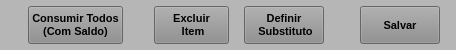
     <widget class="QWidget" name="widget_Cor4" native="true">
      <property name="sizePolicy">
       <sizepolicy hsizetype="Preferred" vsizetype="Preferred">
        <horstretch>0</horstretch>
        <verstretch>0</verstretch>
       </sizepolicy>
      </property>
      <property name="minimumSize">
       <size>
        <width>0</width>
        <height>0</height>
       </size>
      </property>
      <property name="maximumSize">
       <size>
        <width>16777215</width>
        <height>50</height>
       </size>
      </property>
      <property name="font">
       <font>
        <pointsize>8</pointsize>
       </font>
      </property>
      <property name="styleSheet">
       <string notr="true">background-color: rgb(182, 182, 182);</string>
      </property>
      <layout class="QHBoxLayout" name="horizontalLayout_21">
       <property name="spacing">
        <number>1</number>
       </property>
       <property name="leftMargin">
        <number>1</number>
       </property>
       <property name="topMargin">
        <number>1</number>
       </property>
       <property name="rightMargin">
        <number>1</number>
       </property>
       <property name="bottomMargin">
        <number>1</number>
       </property>
       <item>
        <widget class="QWidget" name="widget_24" native="true">
         <property name="font">
          <font>
           <pointsize>8</pointsize>
          </font>
         </property>
         <property name="styleSheet">
          <string notr="true"/>
         </property>
         <layout class="QHBoxLayout" name="horizontalLayout_23">
          <property name="leftMargin">
           <number>15</number>
          </property>
          <property name="topMargin">
           <number>5</number>
          </property>
          <property name="rightMargin">
           <number>15</number>
          </property>
          <property name="bottomMargin">
           <number>5</number>
          </property>
          <item>
           <widget class="QLabel" name="label_39">
            <property name="sizePolicy">
             <sizepolicy hsizetype="Preferred" vsizetype="Preferred">
              <horstretch>0</horstretch>
              <verstretch>0</verstretch>
             </sizepolicy>
            </property>
            <property name="minimumSize">
             <size>
              <width>0</width>
              <height>0</height>
             </size>
            </property>
            <property name="font">
             <font>
              <pointsize>8</pointsize>
             </font>
            </property>
            <property name="text">
             <string/>
            </property>
           </widget>
          </item>
          <item>
           <widget class="QPushButton" name="btn_ConsumoTodos">
            <property name="sizePolicy">
             <sizepolicy hsizetype="Preferred" vsizetype="Preferred">
              <horstretch>0</horstretch>
              <verstretch>0</verstretch>
             </sizepolicy>
            </property>
            <property name="maximumSize">
             <size>
              <width>110</width>
              <height>16777215</height>
             </size>
            </property>
            <property name="font">
             <font>
              <pointsize>8</pointsize>
              <weight>75</weight>
              <bold>true</bold>
             </font>
            </property>
            <property name="cursor">
             <cursorShape>PointingHandCursor</cursorShape>
            </property>
            <property name="layoutDirection">
             <enum>Qt::LeftToRight</enum>
            </property>
            <property name="autoFillBackground">
             <bool>false</bool>
            </property>
            <property name="styleSheet">
             <string notr="true">background-color: rgb(141, 141, 141);</string>
            </property>
            <property name="text">
             <string>Consumir Todos
(Com Saldo)</string>
            </property>
            <property name="checkable">
             <bool>false</bool>
            </property>
            <property name="autoDefault">
             <bool>false</bool>
            </property>
            <property name="default">
             <bool>false</bool>
            </property>
            <property name="flat">
             <bool>false</bool>
            </property>
           </widget>
          </item>
         </layout>
        </widget>
       </item>
       <item>
        <widget class="QWidget" name="widget_25" native="true">
         <property name="font">
          <font>
           <pointsize>8</pointsize>
          </font>
         </property>
         <property name="styleSheet">
          <string notr="true"/>
         </property>
         <layout class="QHBoxLayout" name="horizontalLayout_24">
          <property name="spacing">
           <number>15</number>
          </property>
          <property name="leftMargin">
           <number>15</number>
          </property>
          <property name="topMargin">
           <number>5</number>
          </property>
          <property name="rightMargin">
           <number>15</number>
          </property>
          <property name="bottomMargin">
           <number>5</number>
          </property>
          <item>
           <widget class="QPushButton" name="btn_Excluir_Item">
            <property name="sizePolicy">
             <sizepolicy hsizetype="Preferred" vsizetype="Preferred">
              <horstretch>0</horstretch>
              <verstretch>0</verstretch>
             </sizepolicy>
            </property>
            <property name="maximumSize">
             <size>
              <width>75</width>
              <height>16777215</height>
             </size>
            </property>
            <property name="font">
             <font>
              <pointsize>8</pointsize>
              <weight>75</weight>
              <bold>true</bold>
             </font>
            </property>
            <property name="cursor">
             <cursorShape>PointingHandCursor</cursorShape>
            </property>
            <property name="layoutDirection">
             <enum>Qt::LeftToRight</enum>
            </property>
            <property name="autoFillBackground">
             <bool>false</bool>
            </property>
            <property name="styleSheet">
             <string notr="true">background-color: rgb(141, 141, 141);</string>
            </property>
            <property name="text">
             <string>Excluir 
 Item</string>
            </property>
            <property name="checkable">
             <bool>false</bool>
            </property>
            <property name="autoDefault">
             <bool>false</bool>
            </property>
            <property name="default">
             <bool>false</bool>
            </property>
            <property name="flat">
             <bool>false</bool>
            </property>
           </widget>
          </item>
          <item>
           <widget class="QPushButton" name="btn_Define_Substituto">
            <property name="sizePolicy">
             <sizepolicy hsizetype="Preferred" vsizetype="Preferred">
              <horstretch>0</horstretch>
              <verstretch>0</verstretch>
             </sizepolicy>
            </property>
            <property name="maximumSize">
             <size>
              <width>80</width>
              <height>16777215</height>
             </size>
            </property>
            <property name="font">
             <font>
              <pointsize>8</pointsize>
              <weight>75</weight>
              <bold>true</bold>
             </font>
            </property>
            <property name="cursor">
             <cursorShape>PointingHandCursor</cursorShape>
            </property>
            <property name="layoutDirection">
             <enum>Qt::LeftToRight</enum>
            </property>
            <property name="autoFillBackground">
             <bool>false</bool>
            </property>
            <property name="styleSheet">
             <string notr="true">background-color: rgb(141, 141, 141);</string>
            </property>
            <property name="text">
             <string>Definir 
 Substituto</string>
            </property>
            <property name="checkable">
             <bool>false</bool>
            </property>
            <property name="autoDefault">
             <bool>false</bool>
            </property>
            <property name="default">
             <bool>false</bool>
            </property>
            <property name="flat">
             <bool>false</bool>
            </property>
           </widget>
          </item>
          <item>
           <widget class="QLabel" name="label_40">
            <property name="font">
             <font>
              <pointsize>8</pointsize>
             </font>
            </property>
            <property name="text">
             <string/>
            </property>
           </widget>
          </item>
          <item>
           <widget class="QPushButton" name="btn_Salvar">
            <property name="sizePolicy">
             <sizepolicy hsizetype="Preferred" vsizetype="Preferred">
              <horstretch>0</horstretch>
              <verstretch>0</verstretch>
             </sizepolicy>
            </property>
            <property name="maximumSize">
             <size>
              <width>80</width>
              <height>16777215</height>
             </size>
            </property>
            <property name="font">
             <font>
              <pointsize>8</pointsize>
              <weight>75</weight>
              <bold>true</bold>
             </font>
            </property>
            <property name="cursor">
             <cursorShape>PointingHandCursor</cursorShape>
            </property>
            <property name="styleSheet">
             <string notr="true">background-color: rgb(141, 141, 141);</string>
            </property>
            <property name="text">
             <string>Salvar</string>
            </property>
           </widget>
          </item>
         </layout>
        </widget>
       </item>
      </layout>
     </widget>
